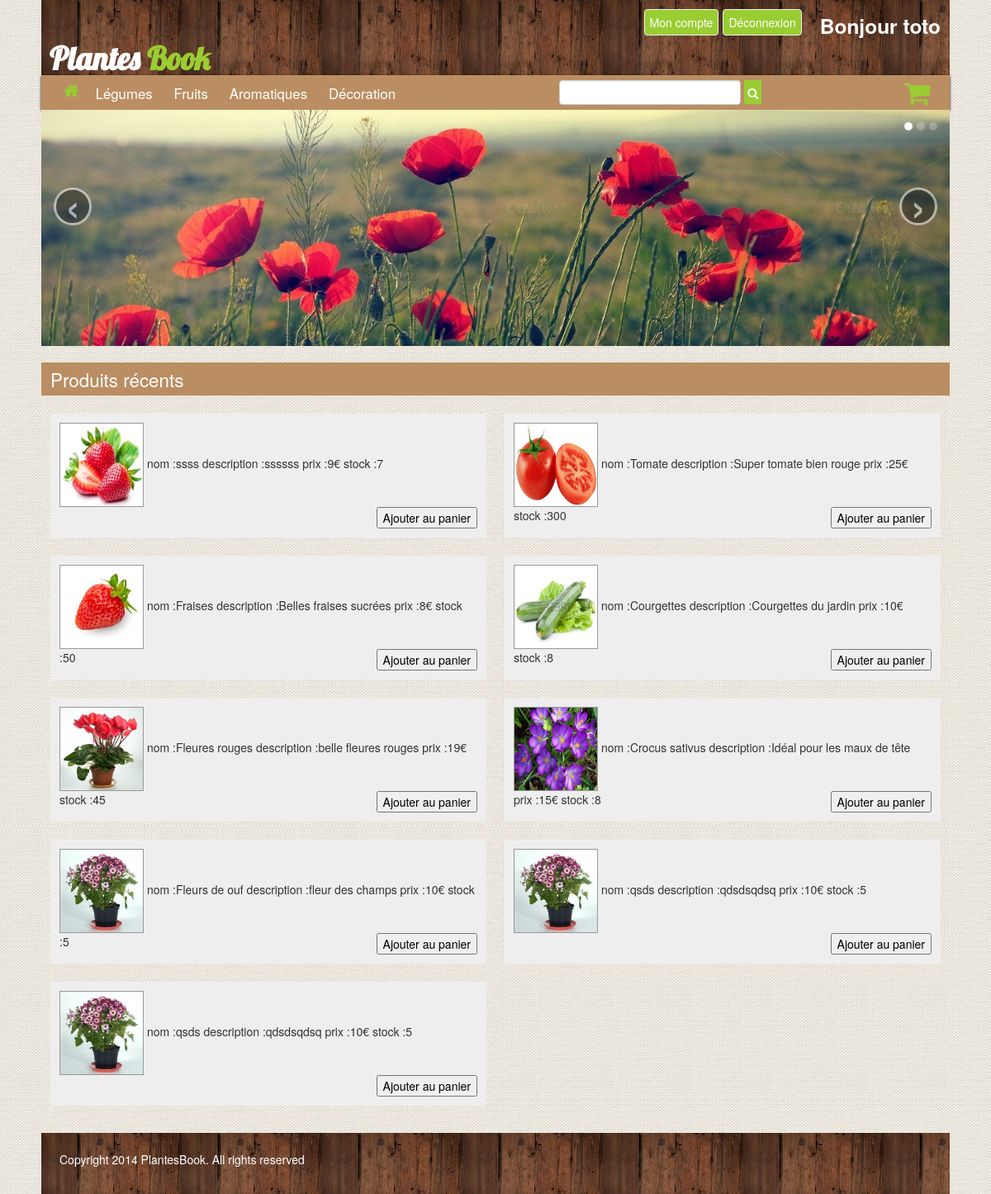
Screenshot of / (signed in) with the database file from the repository.
### tables this page shows
CREATE TABLE IF NOT EXISTS `user` (
  `id` int(11) NOT NULL AUTO_INCREMENT,
  `nom` varchar(255) NOT NULL,
  `prenom` varchar(255) NOT NULL,
  `email` varchar(255) NOT NULL,
  `numero_rue` int(11) NOT NULL,
  `rue` varchar(255) NOT NULL,
  `ville` varchar(255) NOT NULL,
  `code_postal` int(11) NOT NULL,
  `mot_de_passe` varchar(255) NOT NULL,
  PRIMARY KEY (`id`),
  UNIQUE KEY `email` (`email`)
);

CREATE TABLE IF NOT EXISTS `produits` (
  `id` int(11) NOT NULL AUTO_INCREMENT,
  `categorie` varchar(255) NOT NULL,
  `photo` varchar(255) NOT NULL,
  `nom` varchar(255) NOT NULL,
  `prix` float NOT NULL,
  `description` varchar(512) NOT NULL,
  `stock` int(11) NOT NULL,
  PRIMARY KEY (`id`)
);

### apps/headerlog.php (called while the page is built)
<?php
$res = mysqli_query($db, "SELECT nom FROM user WHERE id = '".$_SESSION['id']."'");
$data = mysqli_fetch_assoc($res);
$pseudo = $data['nom'];
require("views/headerlog.phtml");

### apps/skel.php (called while the page is built)
<?php
require("views/skel.phtml");

### index.php (called while the page is built, shortened)
<?php
require("apps/skel.php");

### apps/home.php (called while the page is built)
<?php
require("views/home.phtml");
?>

### models/produit.class.php (called while the page is built, shortened)
<?php
class Produit {
	private $nom;
	private $description;
	private $prix;
	private $stock;
	private $photo;
	public function getNom() {
		return $this->nom;
	}
	public function getDescription() {
		return $this->description;
	}
	public function getPrix() {
		return $this->prix;
	}
	public function getStock() {
		return $this->stock;
	}
	public function getPhoto() {
		return $this->photo;
	}
}

### views/home.phtml (the view, shortened to what this page needs)
<?php include('sources/include/slider.phtml'); ?>
<div class="content-home">
<h2>Produits récents</h2>
	<div class="produit-recent">
		<?php
	require('models/produit.class.php');
	$listProduct = "SELECT * FROM produits LIMIT 0,10";
	if ($result = mysqli_query($db, $listProduct)) {
	    while ($obj = mysqli_fetch_object($result,"Produit")) {
	        echo "<div class='affProduit'> <form action='index.php' method='POST'><img class='ico-back' src='sources/images_load/".$obj->getPhoto()."'alt='img'> nom :". $obj->getNom()." description :". $obj->getDescription() ." prix :". $obj->getPrix() ."€ stock :". $obj->getStock()." <input type='hidden' name='idPanier' value='".$obj->getId()."'> <input type='submit' name='addPanier' value='Ajouter au panier'></form></div>";
	    }
	}
		?>
	</div>
</div>

### views/headerlog.phtml
<header>
<form action="index.php" method="POST">
	<h3>Bonjour <?=$pseudo;?></h3>
	<input type="submit" name="deconnect" value="Déconnexion">
	<input type="submit" name="profil" value="Mon compte">
</form>
<h1><a href="index.php">Plantes <span class="green">Book</span></a></h1>
</header>

### sources/css/style.css (style rules this page uses)
body { font:100% sans-serif; margin:0; background-image: url(../images/bg.jpg); }
header { width: 100%; overflow: hidden; }
header a { text-decoration: none; color: #fff; }
header form { margin-bottom: 0; }
header form:first-child { float: left; width: 100%; margin-top: 1%; }
header form:first-child input { float: right; border-radius: 4px; border:none; margin-left: 5px; border:1px solid #eee; }
header input[type="submit"] { padding: 4.8px 6px; background-color: #9ACD32; color: #fff; }
header h1 { font-family: 'Lobster'; margin: 0; padding: 0 0 0 10px; color: #fff; background-image: url(../images/bg-h1.jpg); }
header h3 { color: #fff; float: right; margin:0 0 0 1%; padding-left: 1%; padding-right: 1%; }
.content-home h2 { background-color: #BA8E62; padding-left:1%; color: #fff; font-weight: lighter; font-size: 160%; margin-bottom: 1%; }
.produit-recent { overflow: hidden; }
.green { color: #9ACD32; }
.ico-back { width: 100px; height: 100px }

### sources/css/aff.css (style rules this page uses)
.affProduit { width: 46%; padding: 1%; margin-bottom: 1%; margin-top: 1%; background-color: #eee; overflow: hidden; float: left; margin-left: 1%; margin-right: 1%; }
.affProduit form { margin: 0; }
.affProduit img { border: 1px solid #999; }
.affProduit input { float: right; }

### rows the page displays
user: nom "toto"
produits: photo (picture), nom "ssss", description "ssssss", prix "9", stock "7"
produits: photo (picture), nom "Tomate", description "Super tomate bien rouge", prix "25", stock "300"
produits: photo (picture), nom "Fraises", description "Belles fraises sucrées", prix "8", stock "50"
produits: photo (picture), nom "Courgettes", description "Courgettes du jardin", prix "10", stock "8"
produits: photo (picture), nom "Fleures rouges", description "belle fleures rouges", prix "19", stock "45"
produits: photo (picture), nom "Crocus sativus", description "Idéal pour les maux de tête", prix "15", stock "8"
produits: photo (picture), nom "Fleurs de ouf", description "fleur des champs", prix "10", stock "5"
produits: photo (picture), nom "qsds", description "qdsdsqdsq", prix "10", stock "5"
produits: photo (picture), nom "qsds", description "qdsdsqdsq", prix "10", stock "5"
